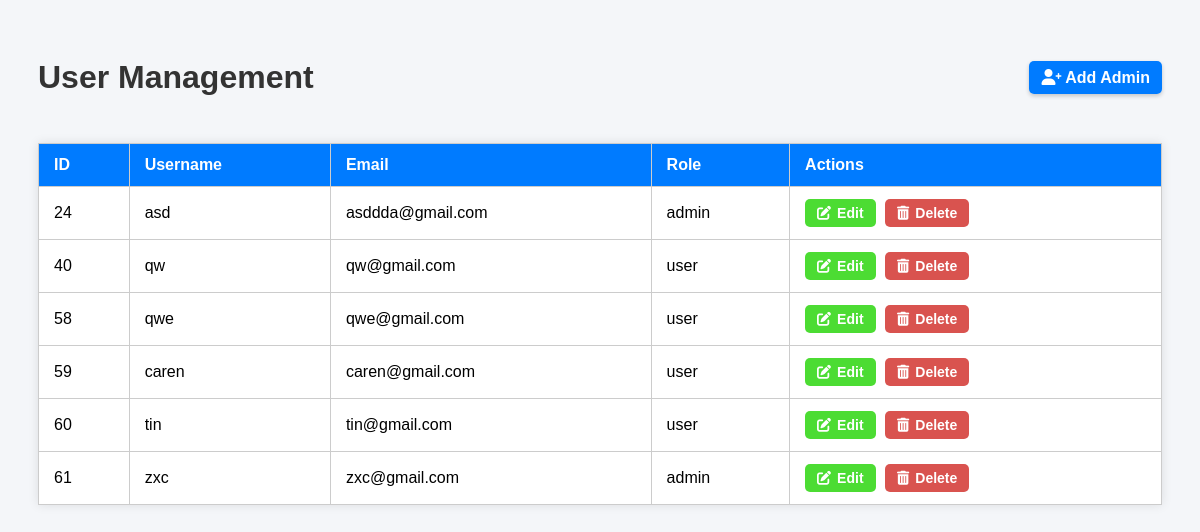
Before: /user_management.php with the older database file.
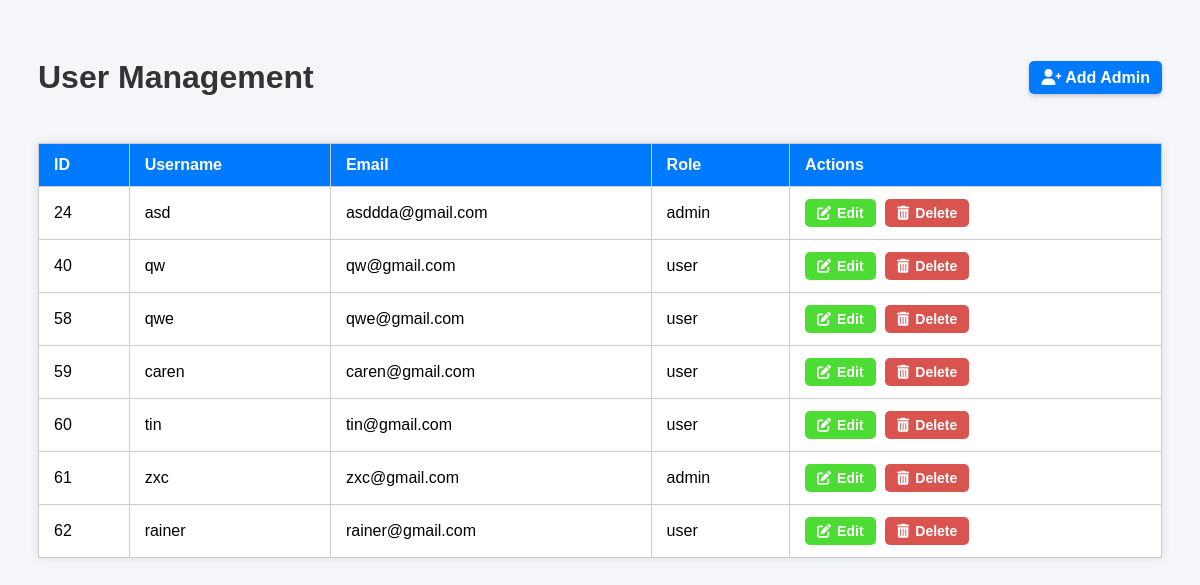
After: the same page with the newer database file.
### tables this page shows
CREATE TABLE `users` (
  `id` int(11) NOT NULL,
  `username` varchar(50) NOT NULL,
  `password` varchar(100) NOT NULL,
  `email` varchar(100) NOT NULL,
  `image_path` varchar(300) NOT NULL,
  `role` varchar(50) DEFAULT 'user',
  `profile_image` varchar(300) NOT NULL,
  `gender` varchar(10) NOT NULL,
  `profile_img` varchar(255) NOT NULL
);

### user_management.php (the view, shortened to what this page needs)
<?php
include 'db.php';
$sql = "SELECT * FROM users";
$result = $conn->query($sql);
?>
<!DOCTYPE html>
<html lang="en">
<head>
  <link href="https://cdnjs.cloudflare.com/ajax/libs/font-awesome/6.0.0-beta2/css/all.min.css" rel="stylesheet">
</head>
<body>
  <div class="header">
    <h1>User Management</h1>
    <div>
      <a href="add_admin.php" class="add-user-btn"><i class="fas fa-user-plus"></i> Add Admin</a>
    </div>
  </div>
  <table>
    <tr>
      <th>ID</th>
      <th>Username</th>
      <th>Email</th>
      <th>Role</th>
      <th>Actions</th>
    </tr>
    <?php if ($result->num_rows > 0): ?>
      <?php while($row = $result->fetch_assoc()): ?>
        <tr>
          <td><?= htmlspecialchars($row['id']) ?></td>
          <td><?= htmlspecialchars($row['username']) ?></td>
          <td><?= htmlspecialchars($row['email']) ?></td>
          <td><?= htmlspecialchars($row['role']) ?></td>
          <td>
            <a href="edit_user.php?id=<?= $row['id'] ?>" class="action-btn edit-btn">
              <i class="fas fa-edit"></i> Edit
            </a>
            <a href="delete_user.php?id=<?= $row['id'] ?>" class="action-btn delete-btn" onclick="return confirm('Are you sure you want to delete this user?');">
              <i class="fas fa-trash-alt"></i> Delete
            </a>
          </td>
        </tr>
      <?php endwhile; ?>
    <?php else: ?>
      <tr><td colspan="5">No users found.</td></tr>
    <?php endif; ?>
  </table>
</body>
</html>

### user_management.php (style rules this page uses)
body { font-family: Arial, sans-serif; background-color: #f4f6f9; padding: 30px; }
.header { display: flex; justify-content: space-between; align-items: center; margin-bottom: 25px; }
.header h1 { color: #333; }
.add-user-btn { background-color: #007bff; color: white; padding: 8px 12px; text-decoration: none; border-radius: 5px; font-weight: bold; box-shadow: 0 2px 4px rgba(0,0,0,0.2); transition: background-color 0.3s ease; }
table { width: 100%; border-collapse: collapse; background: #fff; box-shadow: 0 0 10px rgba(0,0,0,0.1); }
th, td { padding: 12px 15px; border: 1px solid #ccc; text-align: left; }
th { background-color: #007bff; color: white; }
.action-btn { padding: 6px 12px; font-size: 14px; border: none; border-radius: 5px; margin-right: 5px; text-decoration: none; font-weight: 600; display: inline-flex; align-items: center; gap: 6px; transition: all 0.3s ease; }
.edit-btn { background-color:rgb(76, 220, 51); color: #fff; }
.delete-btn { background-color: #d9534f; color: #fff; }

Changed rows visible on the page:
added users: id "62", username "rainer", email "rainer@gmail.com", role "user"
